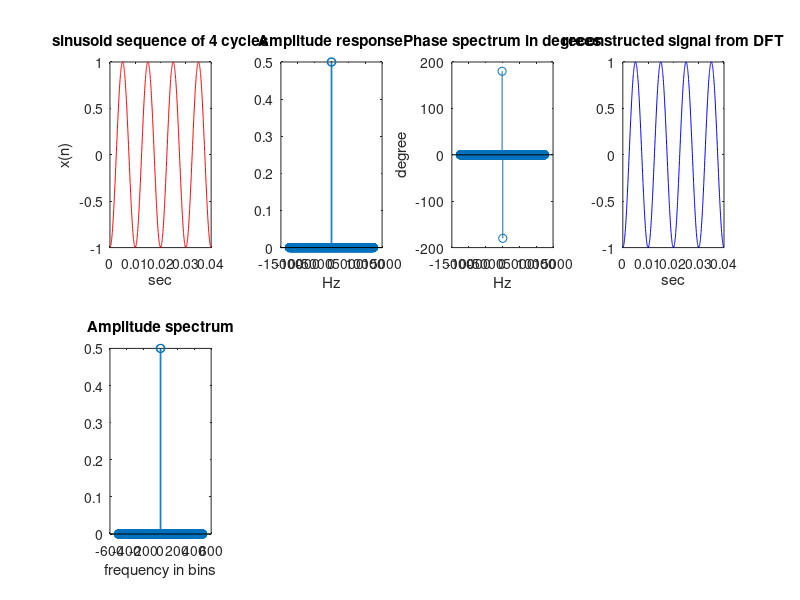

The MATLAB source for this figure:
%% Author : Mohamad Saab

%% Task 0.2.1
%DFT of 3 periods of a cosine. Generate a cosine sequence in Matlab
%with a randomly selected phase, and with a period that fits exactly 3 
%times in a data sequence of N = 1000 samples. Make a plot of the DFT 
%of this sequence (amplitude and phase).
clc;
%% Time domain
A = 1; theta = pi; fc = 100;
N = 1000;
ncycles = 4;
fs = fc * N/ncycles;
t = 0:1/fs:ncycles/fc -1/fs;
x = A*cos(2*pi*fc*t + theta);
subplot(2,4,1);
plot(t,x,'r'); title(['sinusoid sequence of ',num2str(ncycles),' cycles']);
xlabel('sec');ylabel('x(n)');

%% Frequency domain
X = 1/N * fftshift(fft(x,N));
f = fs/N * (-N/2:1:N/2 -1);
subplot(2,4,2);
stem(f,abs(X)); title('Amplitude response');
xlabel('Hz');
% phase = atan2(imag(X),real(X))*180/pi;
% subplot(1,3,3);
% stem(f,phase); title('phase spectrum');
%the phase plot was not good to fix it set a threshold
X2 = X;
threshold = max(abs(X))/10000;
X2(abs(X)<threshold) = 0;
phase = atan2(imag(X2),real(X2))*180/pi;
% or can use phase = angle(X2);
subplot(2,4,3);
stem(f,phase); title('Phase spectrum in degrees');
xlabel('Hz'); ylabel('degree');

%% TASK 0.2.2
% Perfect reconstruction. From the DFT plot, check that the condition
% for perfect reconstruction is satisfied. Is there any leakage visible?

% ==> To have perfect reconstruction we should have the period of the 
%     signal fits integer number of times in the window (check screenshot1)
% i.e NTs.fc = int or N/fs . fc = int
if mod((N*fc)/fs,1) == 0
    disp('Perfect reconstruction condition is satisfied');
else
    disp('Perfect reconstruction not satisfied');
end
% if we want to check using the DFT then just check the figure of the
% spectrum, if we only have the ideal cosine amplitude spectrum then no
% leackage , if we have glitches around the main spectrum then we have
% leackage and I can show that by changing ncycles to non integer number.

% Reconstruction of the signal
xrec = N * ifft(ifftshift(X));
subplot(2,4,4);
plot(t,xrec,'b'); title('reconstructed signal from DFT');
xlabel('sec');

%% TASK 0.2.3 
% Interpretation of the frequency axis. At which indices of the DFT do
% you obtain non-zero values? Explain. 
% Keep in mind that Matlab indices start at 1,not at 0.

% ==> non zero values at fc and -fc. In terms of indices this is 498 and
% 504 here , in general it will be at N/2 + 1 +(-) ncycles
% or N(0.5+(-)fc/fs)+1
%% TASK 0.2.4. 
% Frequency axis in bins. 
% Construct the frequency axis for the plots,expressed in bins.
fbins = -N/2: 1: N/2 -1;
subplot(2,4,5);
stem(fbins,abs(X)); title('Amplitude spectrum');
xlabel('frequency in bins');
%% TASK 0.2.5. 
% Frequency axis in Hz. Consider that the sample frequency is f s =100 Hz.
% Construct the frequency axis for the plots, expressed in Hz. 
% Hint: use the results from Task 0.1.1.